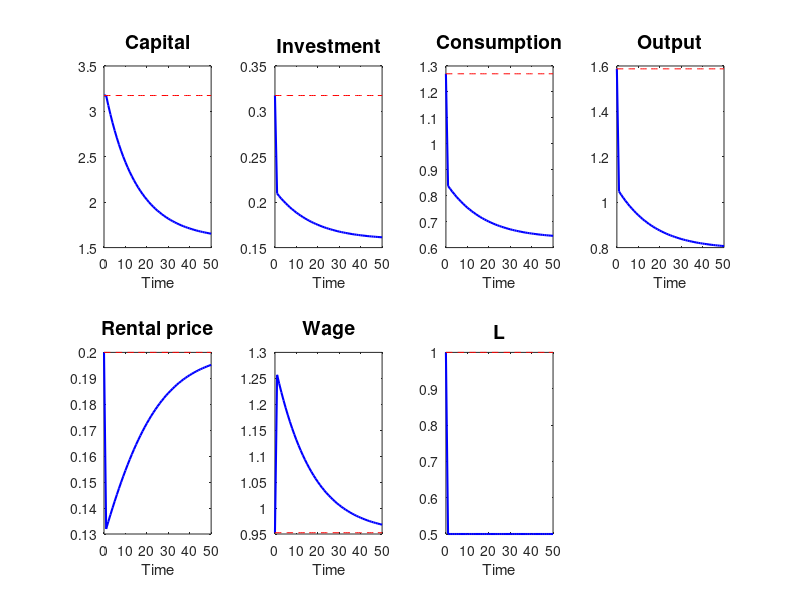

Source code (MATLAB):
close all;
T = 50;
time=0:T;
cALPHA = 0.4;
cDELTA = 0.1;
cS=0.2;

K   = zeros(1,T);
Y   = zeros(1,T);
r   = zeros(1,T);
w   = zeros(1,T);
I   = zeros(1,T);
C   = zeros(1,T);


L   = ones(1,T);
A   = ones(1,T);


% A permaent drop in L at time 1
L(1:T) = 0.5;

Lss = 1;
Ass = 1;

% Steady states
Kss = (cS*Ass/cDELTA)^(1/(1-cALPHA))*Lss;
Yss = Ass*Kss^cALPHA*Lss^(1-cALPHA); 
rss = Ass*cALPHA*Kss^(cALPHA-1)*Lss^(1-cALPHA); 
wss = Ass*(1-cALPHA)*Kss^cALPHA*Lss^(-cALPHA); 
Iss = cS*Yss;
Css = Yss-Iss;


% Initial Condition
t=1;
K(t) = Kss;
Y(t) = A(t)*K(t).^cALPHA*L(t).^(1-cALPHA); 
r(t) = A(t)*cALPHA*K(t).^(cALPHA-1)*L(t).^(1-cALPHA); 
w(t) = A(t)*(1-cALPHA)*K(t).^cALPHA*L(t).^(-cALPHA); 
I(t) = cS*Y(t);
C(t) = Y(t)-I(t);
        
for t=2:T
	K(t) = I(t-1) + (1-cDELTA)*K(t-1);
	Y(t) = A(t)*K(t).^cALPHA*L(t).^(1-cALPHA); 
	r(t) = A(t)*cALPHA*K(t)^(cALPHA-1)*L(t).^(1-cALPHA); 
	w(t) = A(t)*(1-cALPHA)*K(t).^cALPHA*L(t).^(-cALPHA); 
	I(t) = cS*Y(t);
    C(t) = Y(t)-I(t);
end

subplot(2,4,1)
plot(time,[Kss K],'b','LineWidth',1.5);
hold on
plot(time,[Kss Kss*ones(1,T)],'r--');
hold on
xlim([0 T])
xlabel('Time')
title('Capital','FontSize',14)

subplot(2,4,2)
plot(time,[Iss I],'b','LineWidth',1.5);
hold on
plot(time,[Iss Iss*ones(1,T)],'r--');
hold on
xlim([0 T])
title('Investment','FontSize',14)
xlabel('Time')

subplot(2,4,3)
plot(time,[Css C],'b','LineWidth',1.5);
hold on
plot(time,[Css Css*ones(1,T)],'r--');
hold on
xlim([0 T])
title('Consumption','FontSize',14)
xlabel('Time')

subplot(2,4,4)
plot(time,[Yss Y],'b','LineWidth',1.5);
hold on
plot(time,[Yss Yss*ones(1,T)],'r--');
hold on
xlim([0 T])
xlabel('Time')
title('Output','FontSize',14)

subplot(2,4,5)
plot(time,[rss r],'b','LineWidth',1.5);
hold on
plot(time,[rss rss*ones(1,T)],'r--');
hold on
title('Rental price','FontSize',14)
xlim([0 T])
xlabel('Time')
subplot(2,4,6)
plot(time,[wss w],'b','LineWidth',1.5);
hold on
plot(time,[wss wss*ones(1,T)],'r--');
hold on
title('Wage','FontSize',14)
xlabel('Time')
xlim([0 T])
subplot(2,4,7)
plot(time,[Lss L],'b','LineWidth',1.5);
hold on
plot(time,[Lss Lss*ones(1,T)],'r--');
hold on
title('L','FontSize',14)
xlabel('Time')